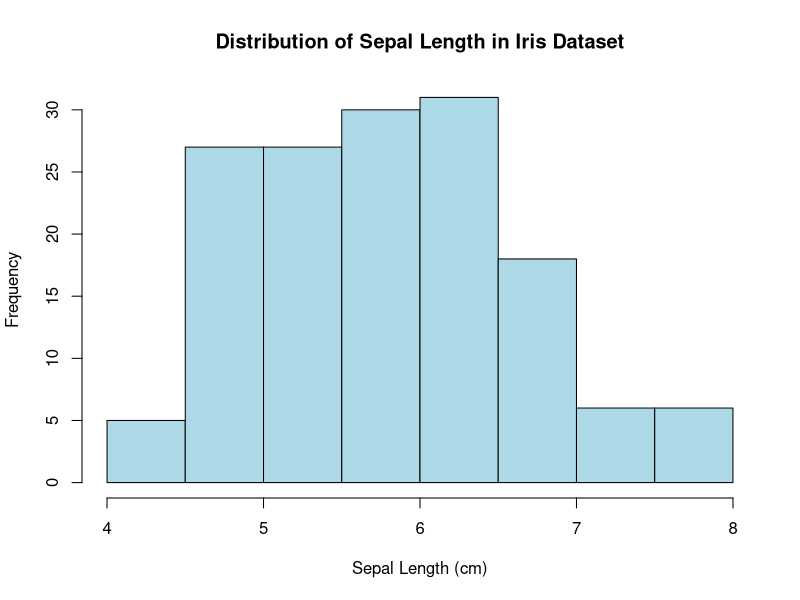
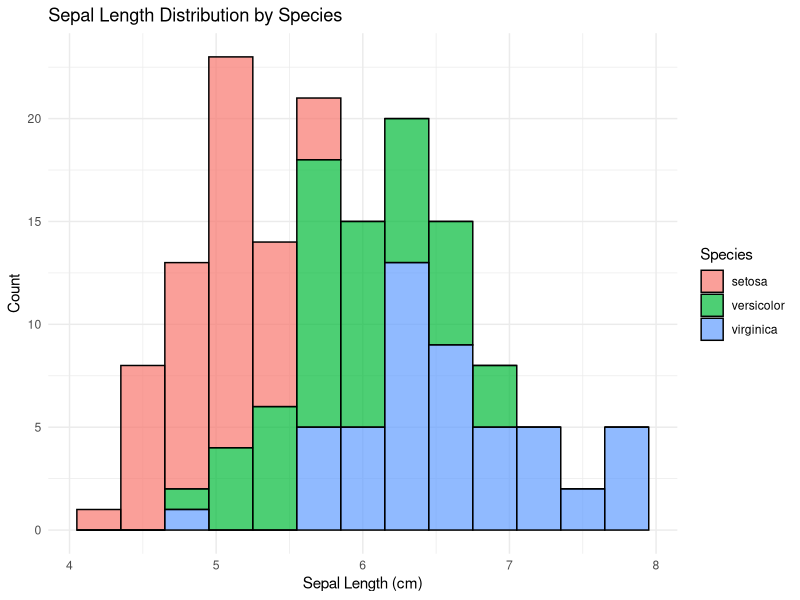
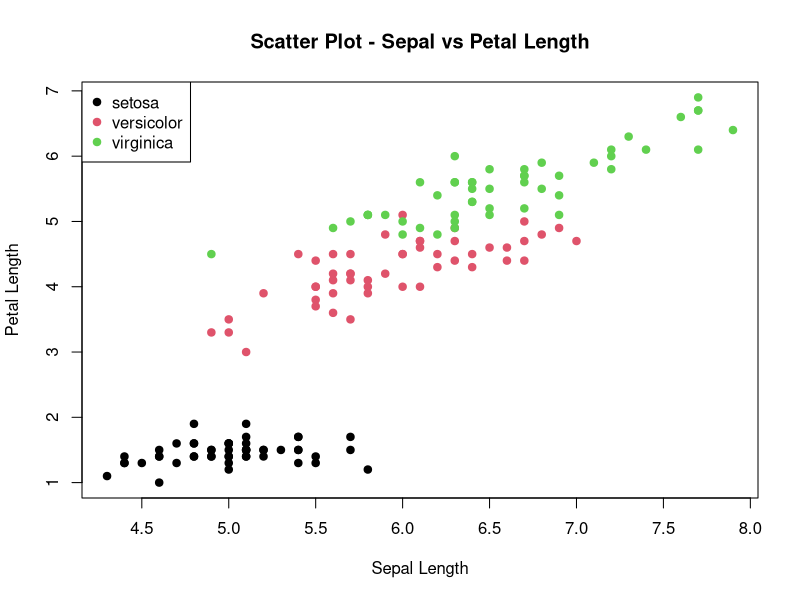
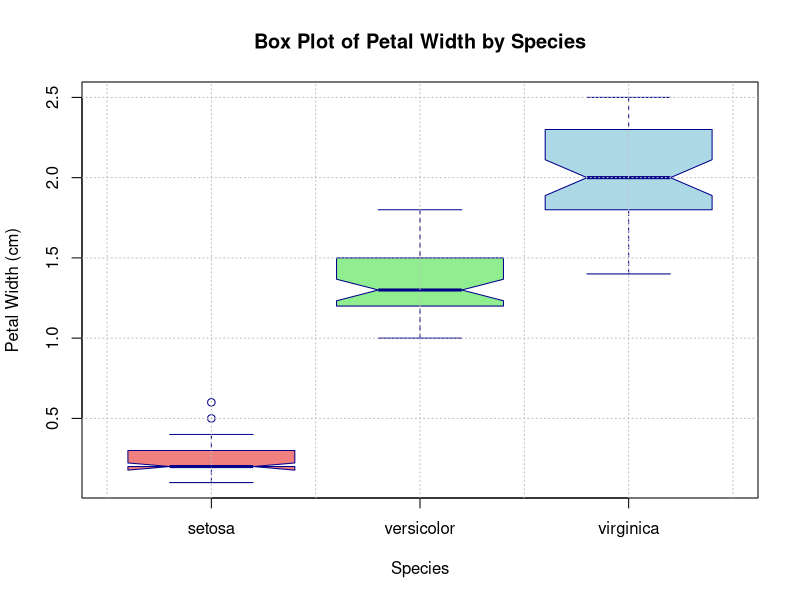
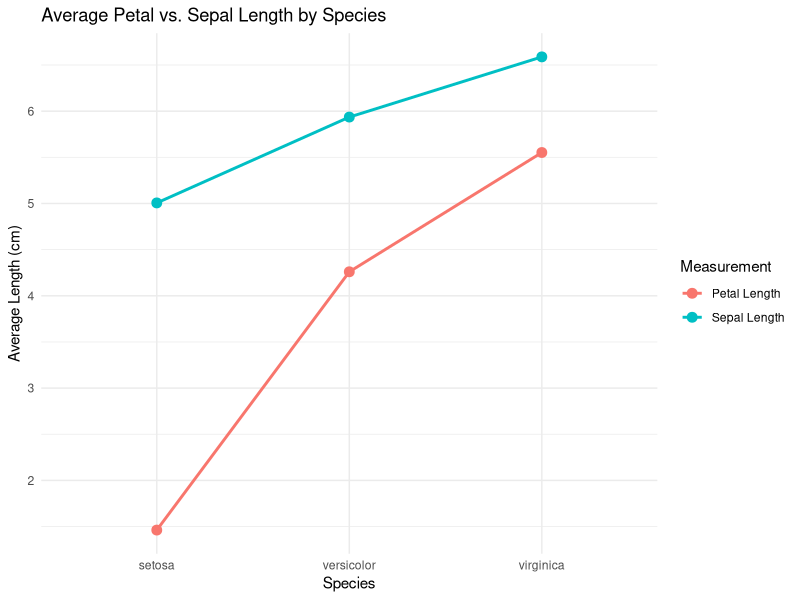
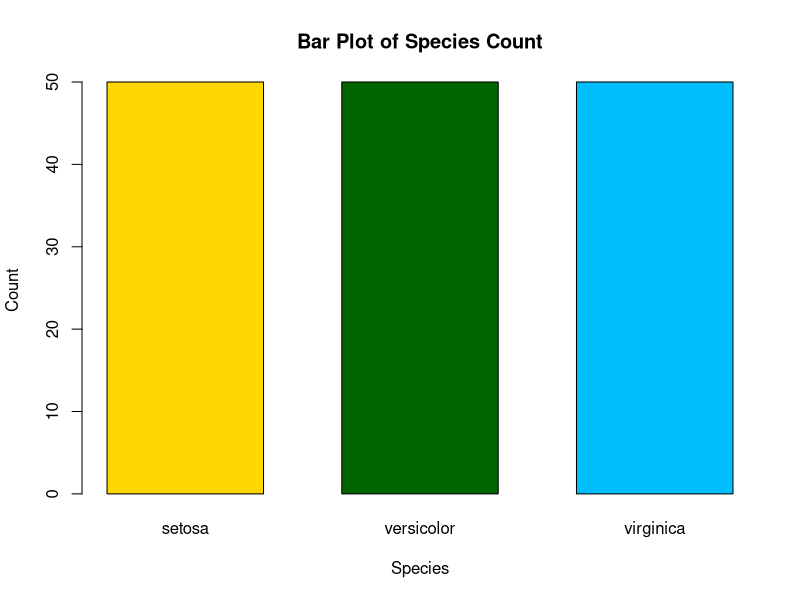
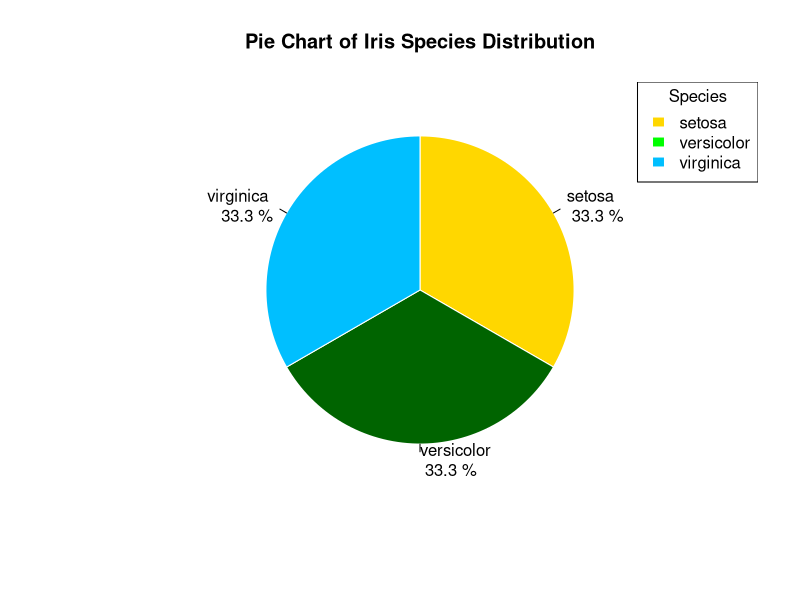
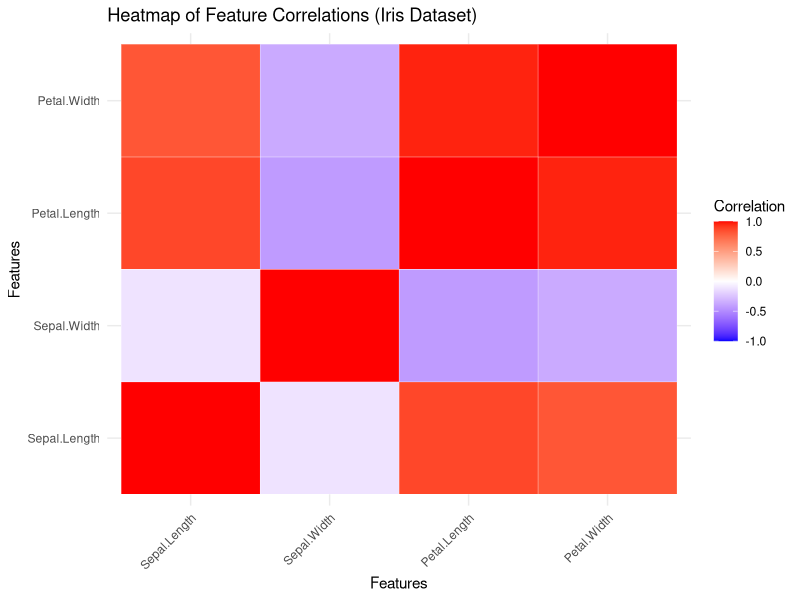

Source code (R) for these figures, in order:
# ====================================================================
# lab10_obsidian.R
# Collaborative R Visualization Project
# Dataset: iris 
# Team Members:
# Rudresh 2330
# Sangana Ibrampurkar 2310
# Sanika Hoble 2309
# Unnat Umerye 2303
# Shripad Chodankar 2317
# Rakshita Kubal 2319 
# Adhit Amonkar 2304
# ====================================================================
# Load dataset
data(iris)

# View structure
str(iris)

# 1. Histogram - Distribution of Sepal Length
# View structure
str(iris)

# Histogram for Sepal.Length
hist(iris$Sepal.Length,
     main = "Distribution of Sepal Length in Iris Dataset",
     xlab = "Sepal Length (cm)",
     ylab = "Frequency",
     col = "lightblue",
     border = "black")

library(ggplot2)
ggplot(iris, aes(x = Sepal.Length, fill = Species)) +
  geom_histogram(binwidth = 0.3, color = "black", alpha = 0.7) +
  labs(title = "Sepal Length Distribution by Species",
       x = "Sepal Length (cm)",
       y = "Count") +
  theme_minimal()


# 2. Scatter Plot - Sepal vs Petal Length
plot(iris$Sepal.Length, iris$Petal.Length,
     main = "Scatter Plot - Sepal vs Petal Length",
     xlab = "Sepal Length",
     ylab = "Petal Length",
     col = iris$Species,
     pch = 19)
legend("topleft", legend = unique(iris$Species), col = 1:3, pch = 19)


# 3. Box Plot - Petal Width by Species
# Description:
# This box plot visualizes the distribution of Petal Width for each species in the iris dataset.
# It helps identify the spread, median, and any potential outliers.

# Display first few rows to understand structure
head(iris)

# Box Plot to compare Petal Width across Species
boxplot(Petal.Width ~ Species,
        data = iris,
        main = "Box Plot of Petal Width by Species",
        xlab = "Species",
        ylab = "Petal Width (cm)",
        col = c("lightcoral", "lightgreen", "lightblue"),
        border = "darkblue",
        notch = TRUE)  #Adds notches to show median confidence interval
# Add grid lines for better readability
grid(nx = NULL, ny = NULL, col = "grey", lty = "dotted")

# Explanation :
# 1. Each box represents the interquartile range (IOR) of Petal Width for a species.
# 2. The horizontal line inside each box is the median Petal Width.
# 3. The whiskers show variability outside the upper and lower quartiles.
# 4. Points outside the whiskers (if any) represent outliers.
# 5. From the plot, we observe:
#    - Iris-setosa has the smallest and least variable petal width.
#    - Iris-versicolor shows moderate spread.
#    - Iris-virginica has the largest petal width range. 


# 4. Line Plot - Comparing Average petal and sepal length of all 3 species
ggplot(iris, aes(x = Species, group = 1)) + 
  

  stat_summary(aes(y = Petal.Length, color = "Petal Length"),
               fun = mean, geom = "line", lwd = 1) +
  stat_summary(aes(y = Petal.Length, color = "Petal Length"),
               fun = mean, geom = "point", size = 3) +
  

  stat_summary(aes(y = Sepal.Length, color = "Sepal Length"),
               fun = mean, geom = "line", lwd = 1) +
  stat_summary(aes(y = Sepal.Length, color = "Sepal Length"),
               fun = mean, geom = "point", size = 3) +
  

  labs(title = "Average Petal vs. Sepal Length by Species",
       y = "Average Length (cm)",
       color = "Measurement") + 
  theme_minimal()



# 5. Bar Plot - Count of Each Species
species_count <- table(iris$Species)

barplot(species_count,
        main = "Bar Plot of Species Count",
        xlab = "Species",
        ylab = "Count",
        col = c("gold", "darkgreen", "deepskyblue"),
        border = "black",
        space = 0.5)

# 6. Pie Chart - Proportion of Each Species
species_count <- table(iris$Species)

# Create pie chart
pie(species_count,
    labels = paste(names(species_count), "\n", round(100 * species_count / sum(species_count), 1), "%"),
    main = "Pie Chart of Iris Species Distribution",
    col = c("gold", "darkgreen", "deepskyblue"),
    border = "white",
    clockwise = TRUE)

# Add legend
legend("topright",
       legend = names(species_count),
       fill = c("gold", "green", "deepskyblue"),
       border = "white",
       title = "Species")


# 7. Heat Map 
library(reshape2)

# Compute correlation matrix
cor_matrix <- cor(iris[, 1:4])

# Melt correlation matrix for ggplot2
melted_cor <- melt(cor_matrix)

# Create heatmap
ggplot(melted_cor, aes(x = Var1, y = Var2, fill = value)) +
  geom_tile(color = "white") +
  scale_fill_gradient2(low = "blue", high = "red", mid = "white",
                       midpoint = 0, limit = c(-1, 1),
                       name = "Correlation") +
  theme_minimal() +
  labs(title = "Heatmap of Feature Correlations (Iris Dataset)",
       x = "Features", y = "Features") +
  theme(axis.text.x = element_text(angle = 45, vjust = 1, hjust = 1))

